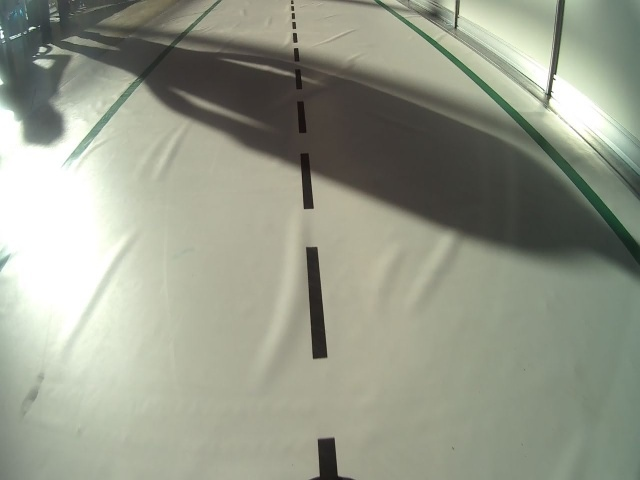
#> input picture frame1_9.jpg, 640 x 480 px; its folder holds only this picture in this run
$ python -i unicorn.py   (imports and definitions only)   (older library calls are emulated)
#> lines starting #> are read from the running program, lines starting #| are printed output that depends on the picture; after the words box and inside, x2 and y2 are one past the last pixel; in counts of white or black regions, pixels touching at a corner belong together
#> further down, picture is the input picture: shape (480, 640, 3); mean B, G, R 138.3, 154, 149.9
import cv2
import numpy as np
import math


# [9 lines left out: function undistort_image, not called in this run]


'''
    Draw lines on image
    !   Input image should be 3-channeled image
'''
# [49 lines left out: functions draw_lines, bird_eye_view, undo_bird_eye_view, not called in this run]


def hsv_green_black_mask(bgr_img):
    hsv_img = cv2.cvtColor(bgr_img, cv2.COLOR_BGR2HSV)
#> hsv_img: shape (480, 640, 3); mean H, S, V 36.7, 30.1, 154.9

    h0 = 0
    h1 = 21
    s0 = 14
    s1 = 78
    v0 = 29
    v1 = 103
    lower_black = np.array([h0, s0, v0])
    upper_black = np.array([h1, s1, v1])

    h0g = 58
    h1g = 86
    s0g = 31
    s1g = 122
    v0g = 114
    v1g = 150
    lower_green = np.array([h0g, s0g, v0g])
    upper_green = np.array([h1g, s1g, v1g])

    mask_black = cv2.inRange(hsv_img, lower_black, upper_black)
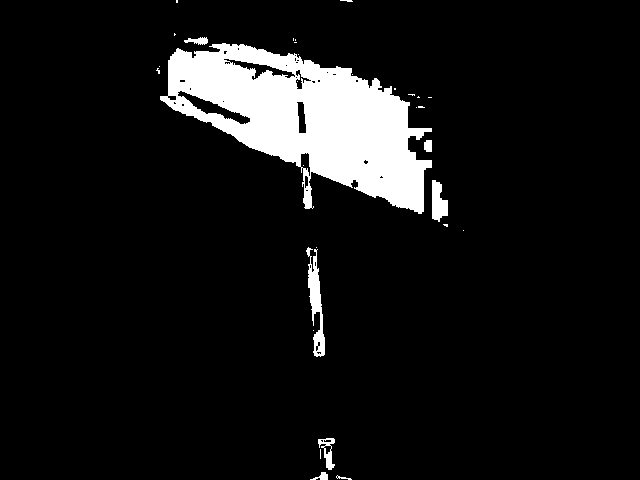
#> mask_black: shape (480, 640); 8.3% white; 31 white regions (23 under 20 px), largest, box (x1, y1, x2, y2) and area: (160, 43, 432, 214) 23490, (306, 247, 325, 357) 899, (432, 180, 448, 222) 467
    mask_green = cv2.inRange(hsv_img, lower_green, upper_green)
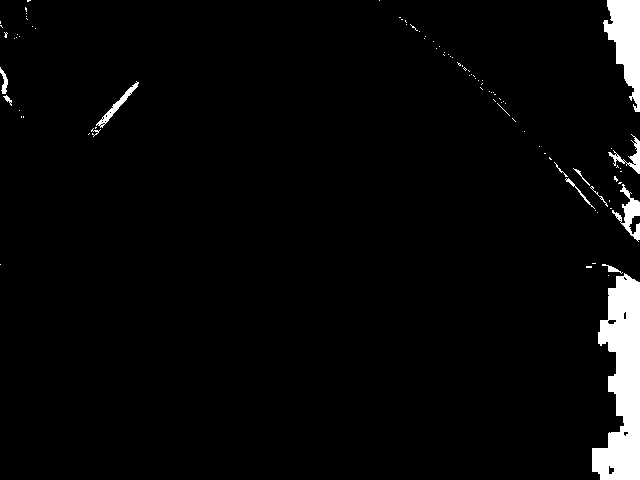
#> mask_green: shape (480, 640); 3.4% white; 90 white regions (77 under 20 px), largest, box (x1, y1, x2, y2) and area: (592, 273, 640, 480) 6382, (603, 0, 640, 112) 2387, (612, 184, 640, 242) 556

    img_hlv_black_green_bin = cv2.bitwise_or(mask_black, mask_green)
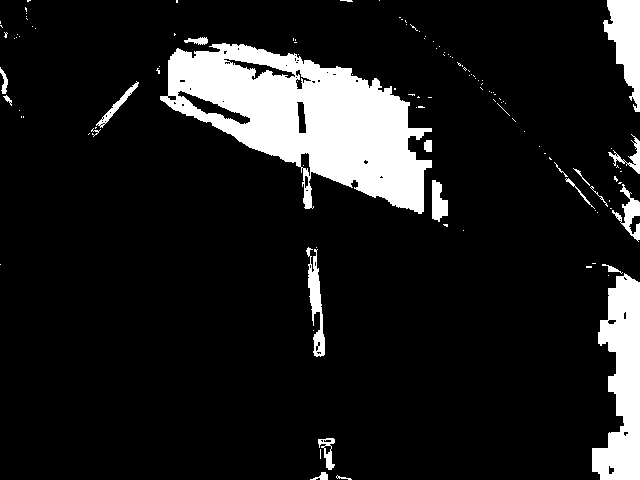
#> img_hlv_black_green_bin: shape (480, 640); 11.8% white; 121 white regions (100 under 20 px), largest, box (x1, y1, x2, y2) and area: (160, 43, 432, 214) 23490, (592, 273, 640, 480) 6382, (603, 0, 640, 112) 2387

    return img_hlv_black_green_bin


# [62 lines left out: functions mag_thresh, dir_threshold, abs_sobel_thresh, moving_average, region_of_interest, not called in this run]


'''
    Find low border of ROI (rectangular shape)

    Function has 2 options:
        show_border = 0     crop input image
        show_border = 1     draw the green line on input image
'''
# [35 lines left out: function find_low_border_of_roi, not called in this run]

'''
    Crop input image to get prepared image
    for perspective transformation
    picture should have at least two lines
    edges of lines can not be at the edge of image
'''
# [144 lines left out: functions find_low_border_of_roi_m2, make_image_all_black, k_get, get_k_deg, get_pnts_of_line, get_k_b_line, not called in this run]

'''
    Get 4 coordinates of corner points
    These coordinates are needed for bird_eye_view function
    left bottom point and right bottom point
    are got just as first and the last point in the line
'''
# [54 lines left out: functions get_4_pnts_for_warping, count_number_of_extrema, not called in this run]

'''
@brief      Get array of mean values of pixel intensity
@param      gray image (numpy array)
@return     list of mean values of pixel intensity
'''
# [22 lines left out: function get_mean_intensity, not called in this run]

'''
@brief      Get array of boundary values of pixel intensity
@note       upper limit is the max value of mean values
@param      mean_val    -  array of mean values
            threshold   -  value for 'step' response
@return     list of boundary values of mean values
'''
# [310 lines left out: functions get_boundaries_for_intensity, get_only_pick_pnts, get_picks_arrays, get_picks_coordinates, draw_pick_pnts, draw_pick_mask and 3 more, not called in this run]

def draw_magic_line(img, pnts, color, thickness=5):
    pnts = np.int_(pnts)
    cv2.line(img, (pnts[0][0][0], pnts[0][0][1]), (pnts[0][1][0], pnts[0][1][1]), color, thickness=thickness)


# need to fix for 2 (1) line
btn_down = False

# [38 lines left out: functions get_points, my_mouse_left_click, not called in this run]

>>> import cv2
>>> picture = cv2.imread('frame1_9.jpg')
>>> result = hsv_green_black_mask(picture)
